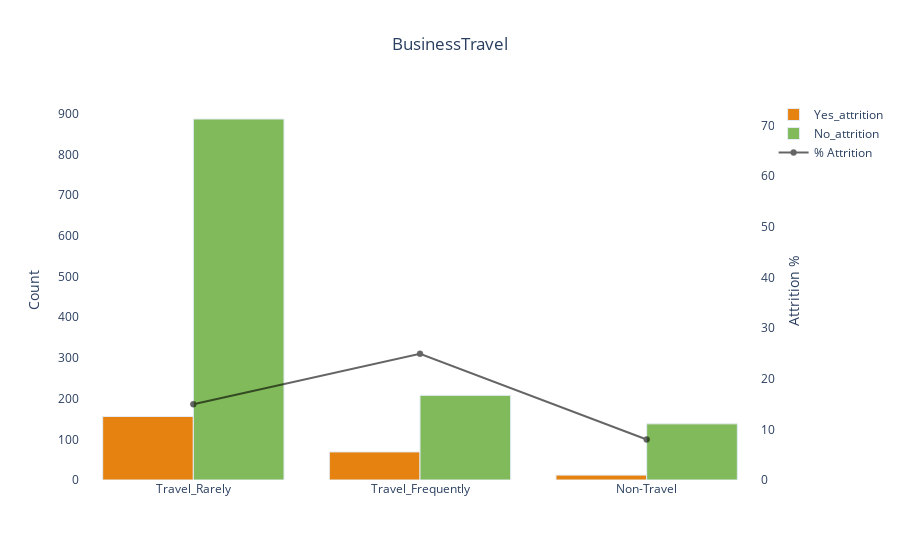
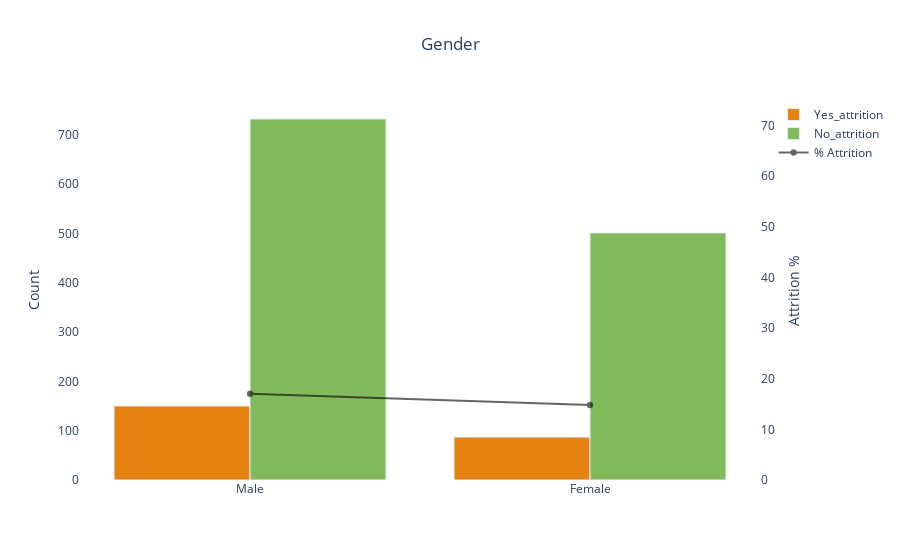
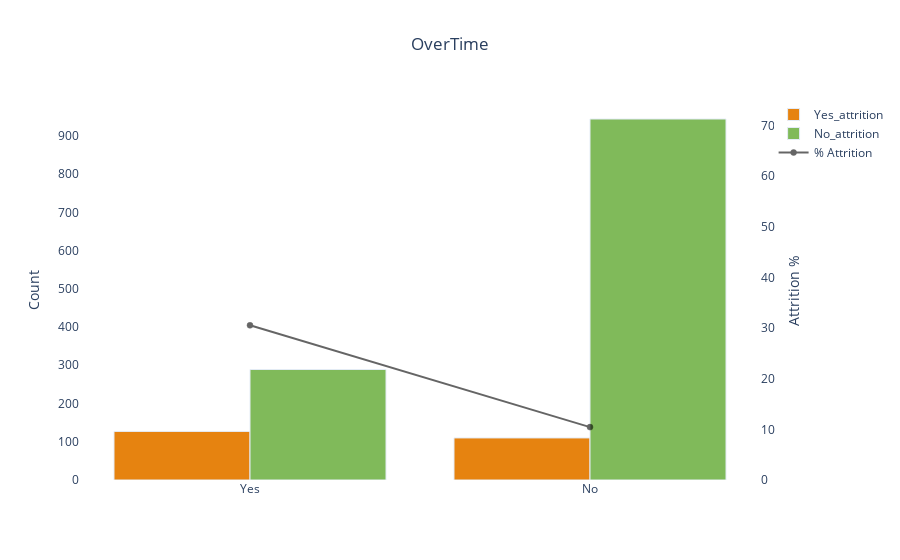

Source (notebook cell) for these figures, in order:
### Code cell
plotly_barplot_maker('BusinessTravel')
plotly_barplot_maker('Gender')
plotly_barplot_maker('OverTime')

### Figure 1 — Plotly figure (JSON) as saved in the notebook; plotly's stock layout.template omitted (floating-point values rounded to 4 significant figures)
{"data": [{"marker": {"color": "rgb(230, 131, 16)", "line": {"width": 1}}, "name": "Yes_attrition", "type": "bar", "x": ["Travel_Rarely", "Travel_Frequently", "Non-Travel"], "y": [156, 69, 12]}, {"marker": {"color": "rgb(128, 186, 90)", "line": {"width": 1}}, "name": "No_attrition", "type": "bar", "x": ["Travel_Rarely", "Travel_Frequently", "Non-Travel"], "y": [887, 208, 138]}, {"marker": {"color": "black", "line": {"color": "#000000", "width": 0.5}}, "name": "% Attrition", "opacity": 0.6, "type": "scatter", "x": ["Non-Travel", "Travel_Frequently", "Travel_Rarely"], "y": [8, 24.91, 14.96], "yaxis": "y2"}], "layout": {"plot_bgcolor": "#fff", "title": {"text": "BusinessTravel", "x": 0.5}, "yaxis": {"title": {"text": "Count"}}, "yaxis2": {"anchor": "x", "overlaying": "y", "range": [0, 75], "showgrid": false, "side": "right", "title": {"text": "Attrition %"}, "zeroline": false}}}

### Figure 2 — Plotly figure (JSON) as saved in the notebook; plotly's stock layout.template omitted (floating-point values rounded to 4 significant figures)
{"data": [{"marker": {"color": "rgb(230, 131, 16)", "line": {"width": 1}}, "name": "Yes_attrition", "type": "bar", "x": ["Male", "Female"], "y": [150, 87]}, {"marker": {"color": "rgb(128, 186, 90)", "line": {"width": 1}}, "name": "No_attrition", "type": "bar", "x": ["Male", "Female"], "y": [732, 501]}, {"marker": {"color": "black", "line": {"color": "#000000", "width": 0.5}}, "name": "% Attrition", "opacity": 0.6, "type": "scatter", "x": ["Female", "Male"], "y": [14.8, 17.01], "yaxis": "y2"}], "layout": {"plot_bgcolor": "#fff", "title": {"text": "Gender", "x": 0.5}, "yaxis": {"title": {"text": "Count"}}, "yaxis2": {"anchor": "x", "overlaying": "y", "range": [0, 75], "showgrid": false, "side": "right", "title": {"text": "Attrition %"}, "zeroline": false}}}

### Figure 3 — Plotly figure (JSON) as saved in the notebook; plotly's stock layout.template omitted (floating-point values rounded to 4 significant figures)
{"data": [{"marker": {"color": "rgb(230, 131, 16)", "line": {"width": 1}}, "name": "Yes_attrition", "type": "bar", "x": ["Yes", "No"], "y": [127, 110]}, {"marker": {"color": "rgb(128, 186, 90)", "line": {"width": 1}}, "name": "No_attrition", "type": "bar", "x": ["No", "Yes"], "y": [944, 289]}, {"marker": {"color": "black", "line": {"color": "#000000", "width": 0.5}}, "name": "% Attrition", "opacity": 0.6, "type": "scatter", "x": ["No", "Yes"], "y": [10.44, 30.53], "yaxis": "y2"}], "layout": {"plot_bgcolor": "#fff", "title": {"text": "OverTime", "x": 0.5}, "yaxis": {"title": {"text": "Count"}}, "yaxis2": {"anchor": "x", "overlaying": "y", "range": [0, 75], "showgrid": false, "side": "right", "title": {"text": "Attrition %"}, "zeroline": false}}}
